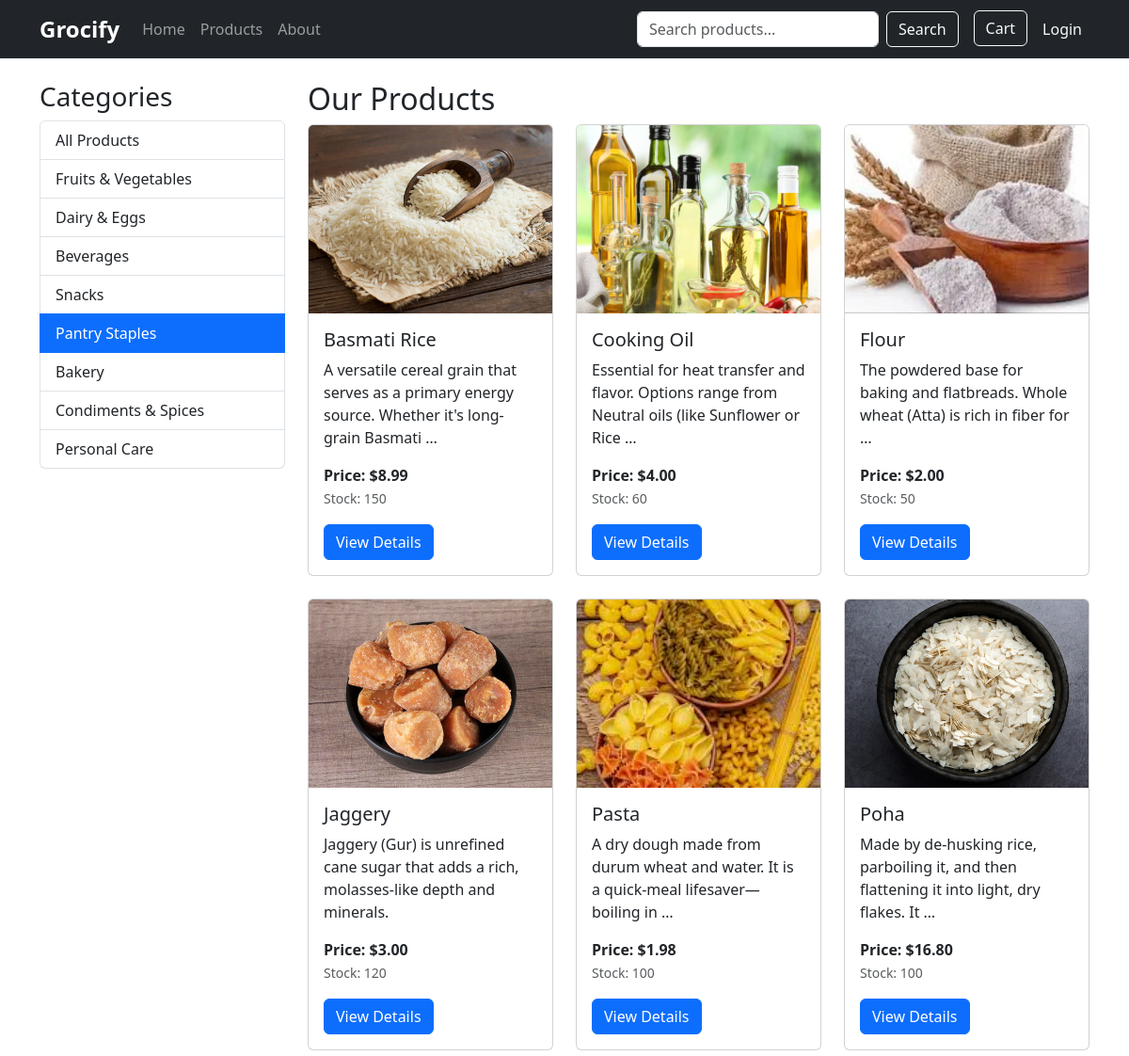
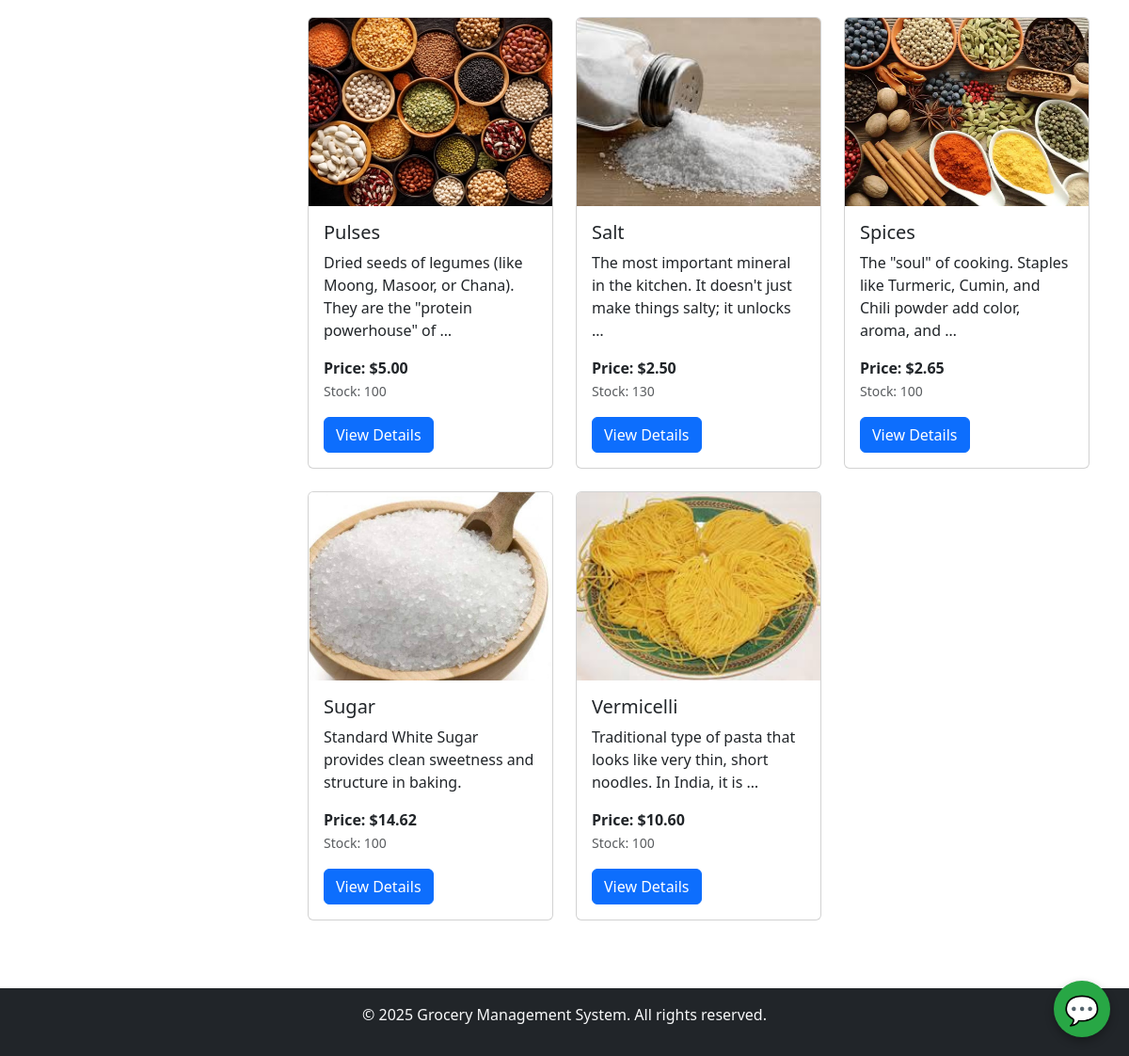
Page /products/?category=5 on the committed database (2 pictures, top to bottom).
### grocery_app/models.py (models this page shows, shortened)
class Category(models.Model):
    name = models.CharField(max_length=100)
    description = models.TextField(blank=True)
    image = models.ImageField(upload_to='categories/', blank=True, null=True)
    class Meta:
        verbose_name_plural = "Categories"

class Product(models.Model):
    name = models.CharField(max_length=200)
    category = models.ForeignKey(Category, on_delete=models.CASCADE, related_name='products')
    description = models.TextField(blank=True)
    price = models.DecimalField(max_digits=10, decimal_places=2, validators=[MinValueValidator(Decimal('0.00'))])
    stock = models.PositiveIntegerField(default=0, validators=[MinValueValidator(0)])
    image = models.ImageField(upload_to='products/', blank=True, null=True)
    created_at = models.DateTimeField(auto_now_add=True)
    updated_at = models.DateTimeField(auto_now=True)
    class Meta:
        ordering = ['name']

### grocery_app/views.py (the view)
# urls.py: path('products/', views.product_list, name='product_list'),
def product_list(request):
    category_id = request.GET.get('category')
    search_query = request.GET.get('search')
    sort_by = request.GET.get('sort', 'name')  # Default sort by name
    products = Product.objects.all()
    if category_id:
        products = products.filter(category_id=category_id)
    if search_query:
        products = products.filter(
            Q(name__icontains=search_query) |
            Q(description__icontains=search_query) |
            Q(category__name__icontains=search_query)
        )
    if sort_by == 'price_low':
        products = products.order_by('price')
    elif sort_by == 'price_high':
        products = products.order_by('-price')
    elif sort_by == 'newest':
        products = products.order_by('-created_at')
    else:  # default to name
        products = products.order_by('name')
    paginator = Paginator(products, 12)  # Show 12 products per page
    page_number = request.GET.get('page')
    products_page = paginator.get_page(page_number)
    categories = Category.objects.all()
    context = {
        'products': products_page,
        'categories': categories,
        'current_category': category_id,
        'search_query': search_query,
        'sort_by': sort_by,
        'title': 'Our Products'
    }
    return render(request, 'grocery_app/product_list.html', context)

### grocery_app/templates/grocery_app/product_list.html (shortened to what this page needs)
{% extends 'grocery_app/base.html' %}
{% block content %}
<div class="row">
    <div class="col-md-3">
        <h3>Categories</h3>
        <div class="list-group">
            <a href="{% url 'grocery_app:product_list' %}"
               class="list-group-item {% if not current_category %}active{% endif %}">
                All Products
            </a>
            {% for category in categories %}
            <a href="{% url 'grocery_app:product_list' %}?category={{ category.id }}"
               class="list-group-item {% if current_category == category.id|stringformat:'s' %}active{% endif %}">
                {{ category.name }}
            </a>
            {% endfor %}
        </div>
    </div>
    <div class="col-md-9">
        {% if search_query %}
        <h2>Search Results for "{{ search_query }}"</h2>
        {% else %}
        <h2>Our Products</h2>
        {% endif %}
        <div class="row">
            {% for product in products %}
            <div class="col-md-4 mb-4">
                <div class="card h-100">
                    {% if product.image %}
                    <img src="{{ product.image.url }}" class="card-img-top" alt="{{ product.name }}">
                    {% endif %}
                    <div class="card-body">
                        <h5 class="card-title">{{ product.name }}</h5>
                        <p class="card-text">{{ product.description|truncatewords:15 }}</p>
                        <p class="card-text">
                            <strong>Price: ${{ product.price }}</strong><br>
                            <small class="text-muted">Stock: {{ product.stock }}</small>
                        </p>
                        <a href="{% url 'grocery_app:product_detail' product.id %}" class="btn btn-primary">View Details</a>
                    </div>
                </div>
            </div>
            {% empty %}
            <div class="col">
                <p>No products found.</p>
            </div>
            {% endfor %}
        </div>
    </div>
</div>
{% endblock %}

### grocery_app/static/grocery_app/css/style.css (style rules this page uses)
body { font-family: 'Segoe UI', Tahoma, Geneva, Verdana, sans-serif; min-height: 100vh; display: flex; flex-direction: column; }
.card { transition: transform 0.2s, box-shadow 0.2s; }
.card-img-top { height: 200px; object-fit: cover; }
.list-group-item.active { background-color: #0d6efd; border-color: #0d6efd; }

### rows in the picture
Category: name "Fruits & Vegetables"
Category: name "Dairy & Eggs"
Category: name "Beverages"
Category: name "Snacks"
Category: name "Pantry Staples"
Category: name "Bakery"
Category: name "Condiments & Spices"
Category: name "Personal Care"
Product: image (picture), name "Basmati Rice", description "A versatile cereal grain that serves as a primary energy source. Whether it's long-grain Basmati …", price "8.99", stock "150"
Product: image (picture), name "Cooking Oil", description "Essential for heat transfer and flavor. Options range from Neutral oils (like Sunflower or Rice …", price "4.00", stock "60"
Product: image (picture), name "Flour", description "The powdered base for baking and flatbreads. Whole wheat (Atta) is rich in fiber for …", price "2.00", stock "50"
Product: image (picture), name "Jaggery", description "Jaggery (Gur) is unrefined cane sugar that adds a rich, molasses-like depth and minerals.", price "3.00", stock "120"
Product: image (picture), name "Pasta", description "A dry dough made from durum wheat and water. It is a quick-meal lifesaver—boiling in …", price "1.98", stock "100"
Product: image (picture), name "Poha", description "Made by de-husking rice, parboiling it, and then flattening it into light, dry flakes. It …", price "16.80", stock "100"
Product: image (picture), name "Pulses", description "Dried seeds of legumes (like Moong, Masoor, or Chana). They are the \"protein powerhouse\" of …", price "5.00", stock "100"
Product: image (picture), name "Salt", description "The most important mineral in the kitchen. It doesn't just make things salty; it unlocks …", price "2.50", stock "130"
Product: image (picture), name "Spices", description "The \"soul\" of cooking. Staples like Turmeric, Cumin, and Chili powder add color, aroma, and …", price "2.65", stock "100"
Product: image (picture), name "Sugar", description "Standard White Sugar provides clean sweetness and structure in baking.", price "14.62", stock "100"
Product: image (picture), name "Vermicelli", description "Traditional type of pasta that looks like very thin, short noodles. In India, it is …", price "10.60", stock "100"
